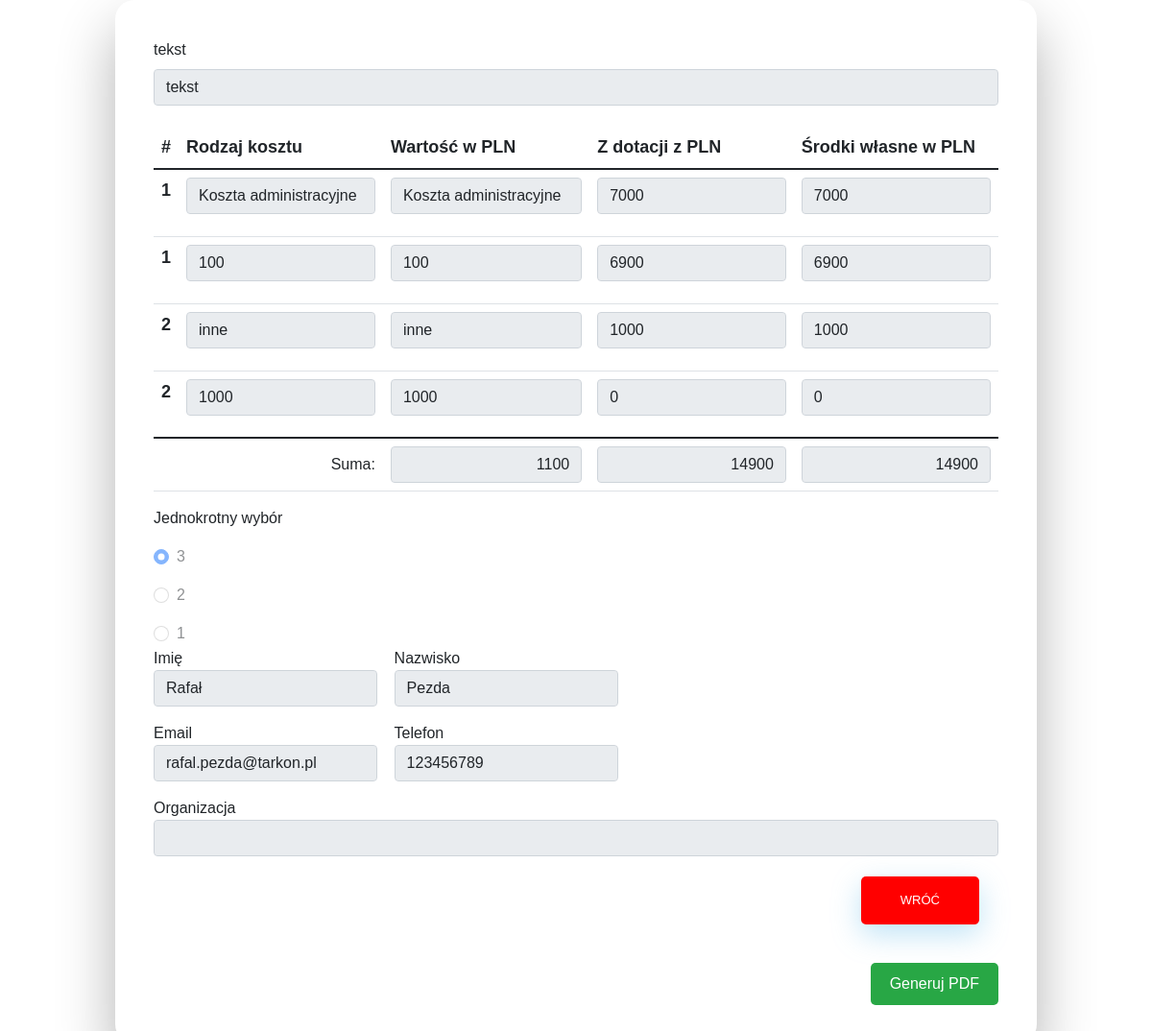
Page /formready/formscheck.php?ID=57 (signed in) on the committed database.
### tables this page shows
CREATE TABLE `answerconnect` (
  `answerconnectID` int(11) NOT NULL,
  `readyID` int(11) NOT NULL,
  `questID` int(11) NOT NULL,
  `tablerow` int(11) DEFAULT NULL,
  `answer` text DEFAULT NULL
);

### formready/formscheck.php (the view, shortened to what this page needs)
<?php $isPdfGenerationRequest = isset($_GET['source']) && $_GET['source'] === 'pdf_generation';
$id = '';
if (isset($_GET['ID'])) {
    $id = $_GET['ID'];
}
?>
<!DOCTYPE html>
<html lang="PL">
<head>
    <link href="https://cdn.jsdelivr.net/npm/bootstrap@5.1.3/dist/css/bootstrap.min.css" rel="stylesheet"
>
    <link href="style.css" rel="stylesheet">
    <link href="https://cdn.datatables.net/v/bs5/dt-2.0.5/datatables.min.css" rel="stylesheet">
</head>
<body>
    <div class="wrapper fadeInDown">
        <div id="form" class="pdf-container">
            <form>
                <?php
                require_once("../dbconnect.php");
                $sql = "SELECT qu.questID, qu.quest,qu.type, q.`number`, q.`req` FROM `questconnect` q, `quest` qu, `application` a, readyapplication r WHERE q.applicationID=a.applicationID and q.questID=qu.questID and r.applicationID=a.applicationID and r.readyID=$id and qu.constant=0 order by number;";
                $result = $conn->query($sql);
                $number = 0;
                $columns = array();
                $columns1 = array();
                $table_opened4 = false;
                $table_opened5 = false;
                $table_opened6 = false;
                $table_opened7 = false;
                $req = 0;
                while ($row = $result->fetch_assoc()) {
                    if ($row["type"] != 4 and $table_opened4) {
                        $quest = $row['questID'];
                        $sql1 = "SELECT a.`answerconnectID`,a.`readyID`, a.`questID`, a.`tablerow`, a.`answer` FROM `answerconnect` a, quest q, questconnect qu WHERE a.questID=q.questID and qu.questID=q.questID and qu.number=$number and readyID=$id and tablerow is not null order by tablerow, questid;";
                        $result1 = $conn->query($sql1);
                        $table = 0;
                        echo '<table class="table"><thead><tr>';
                        echo '<th scope="col">#</th>';
                        foreach ($columns as $column) {
                            echo '<th scope="col">' . $column . '</th>';
                        }
                        echo '</tr></thead><tbody>';
                        $up = 0;
                        $down = 1;
                        while ($row1 = $result1->fetch_assoc()) {
                            if ($down != $row1["tablerow"]) {
                                echo '</tr>';
                                $down = $row1["tablerow"];
                            }
                            if ($up != $row1["tablerow"]) {
                                echo '<tr>';
                                echo '<th scope="row">' . $row1["tablerow"] . '</th>';
                                $up = $row1["tablerow"];
                            }
                            echo '<td><input type="text" class="form-control" name="' . $number . '[]" value="' . $row1["answer"] . '" disabled';
                            if ($req == 1) {
                                echo ' required';
                            }
                            echo '
                    ></td>';
                        }
                        echo '</tbody></table>';
                        $table_opened4 = false;
                        unset($columns);
                    } else if ($row["type"] != 7 and $table_opened7) {
                        $sum1 = 0;
                        $sum2 = 0;
                        $sum3 = 0;
                        $sql1 = "SELECT a.`answerconnectID`,a.`readyID`, a.`questID`, a.`tablerow`, a.`answer` FROM `answerconnect` a, quest q, questconnect qu WHERE a.questID=q.questID and qu.questID=q.questID and qu.number=$number and readyID=$id and tablerow is not null and answer!='brak'  order by tablerow, questid;";
                        $result1 = $conn->query($sql1);
                        echo '<table class="table"><thead><tr>';
                        echo '<th scope="col">#</th>';
                        $count = count($columns) - 2;
                        for ($i = 0; $i < $count; $i++) {
                            echo '<th scope="col">' . $columns[$i] . '</th>';
                        }
                        echo '</tr></thead><tbody>';
                        $up = 0;
                        $i = 1;
                        while ($row1 = $result1->fetch_assoc()) {
                            if ($up == 0) {
                                echo '<tr>';
                                echo '<th scope="row">' . $row1["tablerow"] . '</th>';
                                $up++;
                            }
                            if ($i > $count) {
                                $i = 1;
                                if ($up !== 1) {
                                    echo '</tr>';
                                }
                                echo '<tr>';
                                echo '<th scope="row">' . $row1["tablerow"] . '</th>';
                                $up++;
                            }
                            if ($i == 2) {
                                $sum1 += (int)$row1["answer"];
                            } else if ($i == 3) {
                                $sum2 += (int)$row1["answer"];
                            } else if ($i == 4) {
                                $sum3 += (int)$row1["answer"];
                            }
                            echo '<td><input type="text" class="form-control" name="' . $number . '[]" value="' . $row1["answer"] . '" disabled></td>';
                            $i++;
                        }
                        echo '</tbody>
            <tfoot><td style="text-align: right;" colspan="2">Suma:</td><td><input style="text-align:right;" id="inputres3_' . $number . '" type="text" class="form-control" value="' . $sum1 . '" readonly>
                                                </td><td><input style="text-align:right;" id="inputres2_' . $number . '" type="text" class="form-control" value="' . $sum2 . '" readonly></td>
                                                <td ><input style="text-align:right;" id="inputres1_' . $number . '" type="text" class="form-control" value="' . $sum3 . '" readonly></td></tfoot>
            </table>';
                        $table_opened7 = false;
                        unset($columns);
                    }
                    if ($row["type"] == 8) {
                        $quest = $row['questID'];
                        $sql1 = "SELECT `answerconnectID`,`readyID`, `questID`, `tablerow`, `answer` FROM `answerconnect` WHERE readyID = $id and questID = $quest";
                        $result1 = $conn->query($sql1);
                        while ($row1 = $result1->fetch_assoc()) {
                            $selected = $row1["answer"];
                            $tablerow = $row1["tablerow"];
                            if ($tablerow == 1) {
                                echo '<div class="mb-3" style="float:left;">
            <label for="exampleFormControlInput1" class="form - label">Imię</label>
            <input type="text" class="form-control" name="' . $row["number"] . ' " value="' . $selected . '" disabled';
                                if ($row["req"] == 1) {
                                    echo ' required';
                                }
                                echo '>
          </div>';
                            } else if ($tablerow == 2) {
                                echo '<div class="mb-3" style="float:left; margin-left:2%;">
            <label for="exampleFormControlInput1" class="form - label">Nazwisko</label>
            <input type="text" class="form-control" name="' . $row["number"] . ' " value="' . $selected . '" disabled';
                                if ($row["req"] == 1) {
                                    echo ' required';
                                }
                                echo '>
          </div> <div style="clear:both;"></div>';
                            } else if ($tablerow == 3) {
                                echo '<div class="mb-3" style="float:left;">
            <label for="exampleFormControlInput1" class="form - label">Email</label>
            <input type="text" class="form-control" name="' . $row["number"] . ' " value="' . $selected . '" disabled';
                                if ($row["req"] == 1) {
                                    echo ' required';
                                }
                                echo '>
          </div>';
                            } else if ($tablerow == 4) {
                                echo '<div class="mb-3" style="float:left; margin-left:2%;">
            <label for="exampleFormControlInput1" class="form - label">Telefon</label>
            <input type="text" class="form-control" name="' . $row["number"] . ' " value="' . $selected . '" disabled';
                                if ($row["req"] == 1) {
                                    echo ' required';
                                }
                                echo '>
          </div> <div style="clear:both;"></div>';
                            }
                        }
                    }
                    if ($row["type"] == 9) {
                        $organ = '';
                        echo '<div class="mb-3">
        <label for="exampleFormControlInput1" class="form - label">Organizacja</label>
        <input type="text" class="form-control" name="' . $row["number"] . ' " value="' . $organ . '" disabled';
                        if ($row["req"] == 1) {
                            echo ' required';
                        }
                        echo '>
      </div>';
                    }
                    if ($row["type"] == 3) {
                        $quest = $row['questID'];
                        $sql1 = "SELECT `answerconnectID`,`readyID`, `questID`, `tablerow`, `answer` FROM `answerconnect` WHERE readyID=$id and questID=$quest";
                        $result1 = $conn->query($sql1);
                        $selected = 0;
                        while ($row1 = $result1->fetch_assoc()) {
                            $selected = $row1["answerconnectID"];
                            break;
                        }
                        if ($number != $row["number"] and $number != 0) {
                            echo "</p>";
                        } else {
                            $number = $row["number"];
                        }
                        if ($number != $row["number"]) {
                            echo "<p>";
                        }
                        echo '<div class="form-check">
        <input class="form-check-input" type="radio" name="' . $row["number"] . '" value="' . $row["questID"] . '" disabled';
                        if ($row["req"] == 1) {
                            echo ' required';
                        }
                        if ($selected != '0') {
                            echo ' checked';
                        }
                        echo '>
        <label1 class="form-check-label" for="' . $row["number"] . '">' . $row["quest"] . '</label1>
    </div>';
                    } else if ($row["type"] == 0) {
                        if ($number != $row["number"]) {
                            echo "<p>";
                        }
                        echo "<div><label>" . $row["quest"] . "</label>";
                    } else if ($row["type"] == 1) {
                        $quest = $row['questID'];
                        $sql1 = "SELECT `answerconnectID`,`readyID`, `questID`, `tablerow`, `answer` FROM `answerconnect` WHERE readyID=$id and questID=$quest";
                        $result1 = $conn->query($sql1);
                        $selected = 0;
                        while ($row1 = $result1->fetch_assoc()) {
                            $selected = $row1["answer"];
                            break;
                        }
                        if ($number != $row["number"] and $number != 0) {
                            echo "</p>";
                        } else {
                            $number = $row["number"];
                        }
                        echo '<div class="mb-3">
        <label for="exampleFormControlInput1" class="form-label">' . $row["quest"] . '</label>
       <textarea type="text" rows="1" id="exampleTextarea" class="form-control auto-resize res' . $row["number"] . '" name="' . $row["number"] . ' " disabled';
                        if ($row["req"] == 1) {
                            echo ' required';
                        }
                        echo '>' . $selected . '</textarea>
      </div>';
                    } else if ($row["type"] == 4 or $row["type"] == 5 or $row["type"] == 6 or $row["type"] == 7 or $row["type"] == 11 or $row["type"] == 10) {
                        $req = $row["req"];
                        $number = $row["number"];
                        if ($row["type"] == 4) {
                            $table_opened4 = true;
                            $columns[] = $row["quest"];
                        } else if ($row["type"] == 5) {
                            $table_opened5 = true;
                            $columns[] = $row["quest"];
                        } else if ($row["type"] == 6) {
                            $table_opened6 = true;
                            $columns[] = $row["quest"];
                        } else if ($row["type"] == 7) {
                            $table_opened7 = true;
                            $columns[] = $row["quest"];
                        } else if ($row["type"] == 11) {
                            $columns[] = $row["quest"];
                        } else if ($row["type"] == 10) {
                            $table_opened12 = true;
                            $columns1[] = $row["quest"];
                        }
                    }
                }
                echo "</form>";
                ?>
        </div>
        <div class="button-container" style="text-align: right;">
            <a href="../formready/tocheck.php"><input type="button" value="Wróć" style="background-color: red;"></a>
            <div class="button-container">
                <button id="generate-pdf" onclick="generatePDF()" type="button">Generuj PDF</button>
            </div>
        </div>
    </div>
</body>
</html>

### formready/style.css (style rules this page uses)
body { font-family: "Poppins", sans-serif; height: 94vh; }
.wrapper { display: flex; flex-direction: column; justify-content: center; width: 80%; padding: 40px; -webkit-box-shadow: 0 30px 60px 0 rgba(0,0,0,0.3); margin-left: auto; margin-right: auto; border-radius:20px; }
.fadeInDown { -webkit-animation-name: fadeInDown; animation-name: fadeInDown; -webkit-animation-duration: 1s; animation-duration: 1s; -webkit-animation-fill-mode: both; animation-fill-mode: both; }
input[type=button], input[type=submit], input[type=reset] { background-color: #f19159; border: none; color: white; padding: 15px; width:14%; text-align: center; text-decoration: none; display: inline-block; text-transform: uppercase; font-size: 13px; -webkit-box-shadow: 0 10px 30px 0 rgba(95,186,233,0.4); box-shadow: 0 10px 30px 0 rgba(95,186,233,0.4); -webkit-border-radius: 5px 5px 5px 5px; border-radius: 5px 5px 5px 5px; margin: 5px 20px 40px 20px; -webkit-transition: all 0.3s ease-in-out; -moz-transition: all 0.3s ease-in-out; -ms-transition: all 0.3s ease-in-out; -o-transition: all 0.3s ease-in-out; transition: all 0.3s ease-in-out; }
.table tbody tr { font-size: 18px; height: 70px; }
.table thead tr { font-size: 18px; height: 50px; }

### formready/formscheck.php (style rules this page uses)
.auto-resize { overflow: hidden; resize: none; box-sizing: border-box; width: 100%; min-height: calc(1.5em + 0.75rem + 2px); padding: 0.375rem 0.75rem; font-size: 1rem; line-height: 1.5; border: 1px solid #ced4da; border-radius: 0.25rem; }
#generate-pdf { background-color: #28a745; color: white; border: none; border-radius: 5px; padding: 10px 20px; font-size: 16px; cursor: pointer; transition: background-color 0.3s ease; }
.button-container { text-align: right; }

### rows in the picture
answerconnect: answer "tekst"
answerconnect: tablerow "1", answer "Koszta administracyjne"
answerconnect: answer "7000"
answerconnect: tablerow "1", answer "100"
answerconnect: answer "6900"
answerconnect: tablerow "2", answer "inne"
answerconnect: answer "1000"
answerconnect: tablerow "2", answer "1000"
answerconnect: answer "0"
answerconnect: answerconnectID "☑"
answerconnect: answer "Rafał"
answerconnect: answer "Pezda"
answerconnect: answer "rafal.pezda@tarkon.pl"
answerconnect: answer "123456789"

### other values in the picture
$row["quest"] "tekst"
$columns[$i] "Rodzaj kosztu"
$columns[$i] "Wartość w PLN"
$columns[$i] "Z dotacji z PLN"
$columns[$i] "Środki własne w PLN"
$row["quest"] "Jednokrotny wybór"
$row["quest"] "3"
$row["quest"] "2"
$row["quest"] "1"
